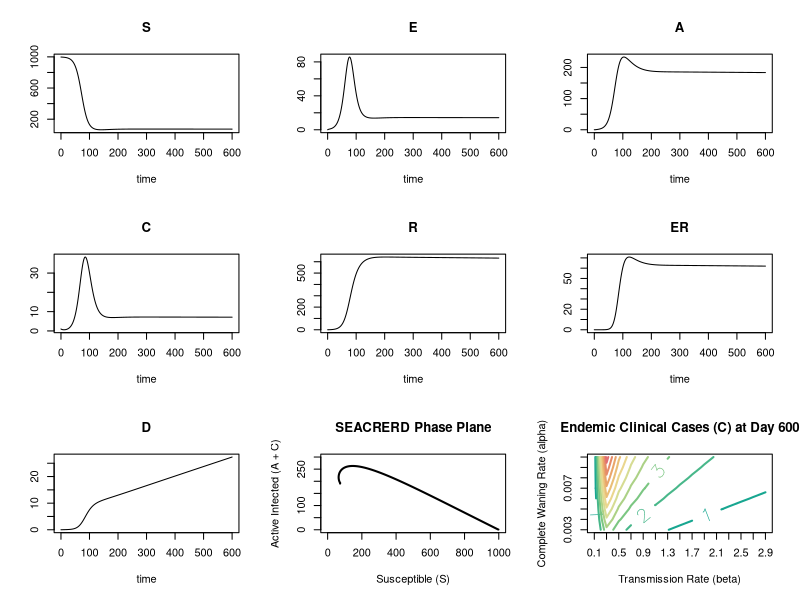

This figure's R source:
## ---- chunk 1
knitr::opts_chunk[["set"]](echo = TRUE, warning = FALSE, message = FALSE)
library(deSolve)
## ---- chunk 2
SEACRERD <- function(t, state, parameters) {
  with(as.list(c(state, parameters)), {
    # Total living population includes secondary exposed (ER)
    P <- (S + E + A + C + R + ER)
    
    # Force of infection includes primary (E) and secondary (ER) pre-symptomatic shedding
    lam <- parameters['beta'] * (rho * A + C + delta * E + delta_r * ER) / P
    
    dS  <- mu * P - mu * S - lam * S + alpha * R  
    dE  <- lam * S - v * E - mu * E
    # Note: Both primary (1-gamma)*v*E and ALL secondary (v*ER) cases enter A
    dA  <- (1 - gamma) * v * E - taua * A - mu * A + v * ER
    dC  <- gamma * v * E - tauc * C - mu * C 
    # R loses individuals via natural death (mu), reinfection (sigma*lam), and full waning (alpha)
    dR  <- (1 - phi) * tauc * C + taua * A - mu * R - sigma * lam * R - alpha * R
    dER <- sigma * lam * R - v * ER - mu * ER
    dD  <- phi * tauc * C
    
    list(c(dS, dE, dA, dC, dR, dER, dD))
  }) 
}

# Initial conditions (P = 999, 1 initial clinical case)
initP <- 999 
initE <- 0
initA <- 0
initC <- 1
initR <- 0 
initER <- 0
initD <- 0
initS <- initP - initE - initA - initC - initR - initER
istate <- c(S = initS, E = initE, A = initA, C = initC, R = initR, ER = initER, D = initD)

parameters <- c(
  mu = (1 / (50 * 52 * 7)),    
  beta = 0.25, 
  v = 1 / 4,        # 4-day latent period (for both E and ER)
  gamma = 0.2,      # 20% clinical fraction for primary infections
  taua = 1 / 10,    # 10-day asymptomatic duration
  tauc = 1 / 10,    # 10-day clinical duration
  phi = 0.05,       # 5% CFR among clinical cases
  rho = 1,          # Relative infectiousness of A
  sigma = 0.5,      # Relative susceptibility to reinfection while in R (50% immune)
  alpha = 1 / 180,  # Complete immunity waning rate (180 days)
  delta_r = 0.0,    # Pre-symptomatic infectiousness of secondary exposed (ER)
  delta = 0.0       # Pre-symptomatic infectiousness of primary exposed (E)
)

time_start <- 0
time_stop <- 600
deltat <- 0.1
tps <- seq(time_start, time_stop, by = deltat)

out <- deSolve::ode(y = istate, times = tps, func = SEACRERD, parms = parameters) 
Result <- as.data.frame(out)

# Plot all 7 compartments over time and phase plane S vs (A + C)
plot(out)
plot(Result[["S"]], Result[["C"]] + Result[["A"]], type = "l", lwd = 2,
     ylim = c(0, 300), xlim = c(0, 1000),
     xlab = "Susceptible (S)", ylab = "Active Infected (A + C)",
     main = "SEACRERD Phase Plane")
## ---- chunk 3
beta_vector <- seq(0.1, 3, by = 0.2)
alpha_vector <- seq(0.003, 0.01, by = 0.001)
result <- matrix(0, nrow = length(beta_vector), ncol = length(alpha_vector))

for (i in 1:length(beta_vector)) {
  for (j in 1:length(alpha_vector)) {
    parameters["beta"] <- beta_vector[i]
    parameters["alpha"] <- alpha_vector[j]
    
    out <- deSolve::ode(y = istate, times = tps, func = SEACRERD, parms = parameters) 
    
    # Column 5 is C (Clinical cases) at Day 600
    result[i, j] <- tail(out[, 5], 1)
  }
}

contour(result, xaxt = "n", yaxt = "n", xlab = "Transmission Rate (beta)", 
        ylab = "Complete Waning Rate (alpha)", nlevels = 10, labcex = 1.2, 
        col = hcl.colors(12, "Temps"), lwd = 2,
        main = "Endemic Clinical Cases (C) at Day 600")
axis(1, at = seq(0, 1, length.out = length(beta_vector)), labels = beta_vector)
axis(2, at = seq(0, 1, length.out = length(alpha_vector)), labels = alpha_vector)
